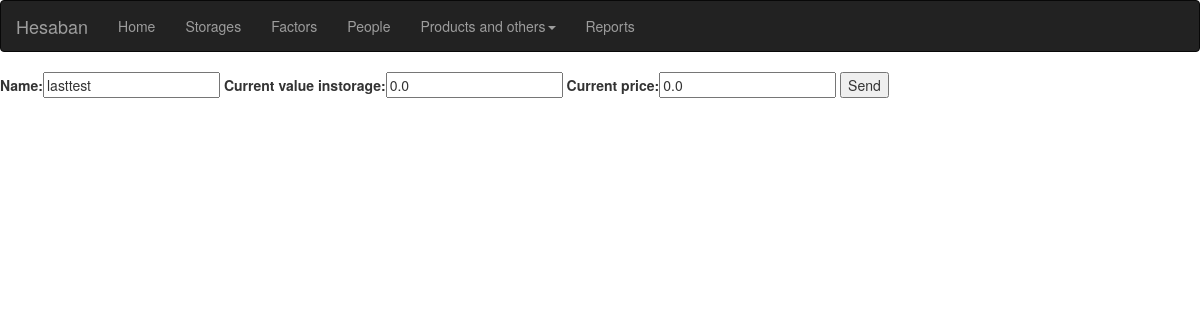
/alter/28/, run on an earlier commit of the app's database.
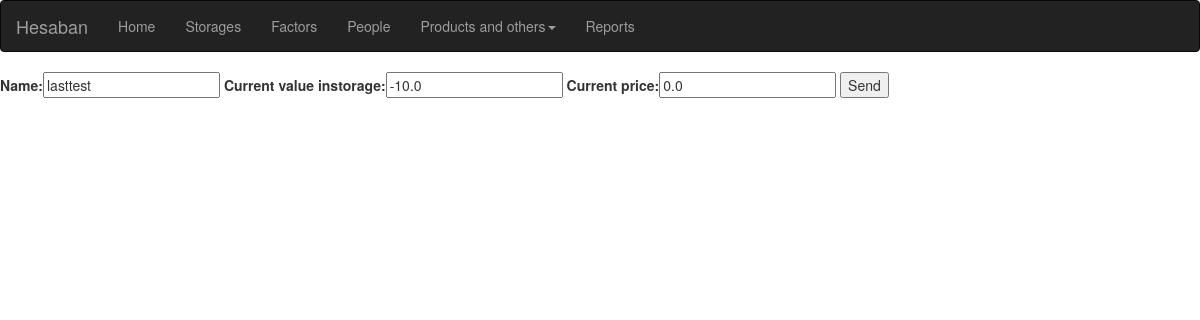
And on a later commit of the database.
### product/models.py (models this page shows, shortened)
class kala(models.Model):
    name = models.CharField(max_length=50)
    current_value_instorage = models.FloatField(default=0)
    current_price = models.FloatField(default=0)
    total_value = models.FloatField(default=0)
    price_per_unit = models.FloatField()
    materials = JSONField()

### product/views.py (the view)
# urls.py: path("alter/<int:id>/",views.alter),
def alter(request,id):
    selected = kala.objects.get(id=id)
    if request.method == 'POST':
        form = kalaForm(request.POST, instance=selected)
        if form.is_valid():
            form.save()
            selected.total_value = selected.current_value_instorage * selected.current_price
            selected.save()
            return render(request,"product/all.html")
    else:
        form = kalaForm(instance=selected)
        return render(request,'change.html',{'form': form})

### product/forms.py
class kalaForm(forms.ModelForm):
    class Meta:
        model = kala
        fields = '__all__'
        exclude = ('materials','price_per_unit','total_value',)

### templates/change.html (shortened to what this page needs)
{% extends 'base.html' %}
{% block body %}
<form method="POST">
    {{form}}
  <button type='submit'>Send</button>
</form>
{% endblock body %}

What changed in the data, as far as the page shows it:
changed kala "lasttest": current_value_instorage "0.0" → "-10.0"
